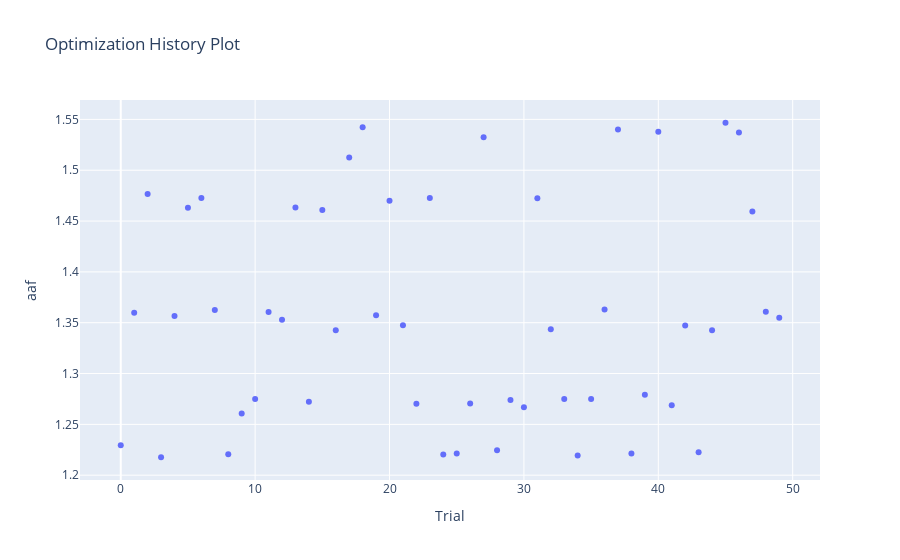

Source (notebook cell):
### Code cell
plot_optimization_history(hypercube_study, target = lambda t: t.values[0], target_name = 'aaf')

### Figure 1 — Plotly figure (JSON) as saved in the notebook; plotly's stock layout.template omitted (floating-point values rounded to 4 significant figures)
{"data": [{"mode": "markers", "name": "aaf", "type": "scatter", "x": [0, 1, 2, 3, 4, 5, 6, 7, 8, 9, 10, 11, 12, 13, 14, 15, 16, 17, 18, 19, 20, 21, 22, 23, 24, 25, 26, 27, 28, 29, 30, 31, 32, 33, 34, 35, 36, 37, 38, 39, 40, 41, 42, 43, 44, 45, 46, 47, 48, 49], "y": [1.229, 1.36, 1.477, 1.218, 1.357, 1.463, 1.473, 1.362, 1.221, 1.261, 1.275, 1.361, 1.353, 1.463, 1.272, 1.461, 1.342, 1.513, 1.542, 1.357, 1.47, 1.347, 1.27, 1.473, 1.22, 1.221, 1.271, 1.533, 1.224, 1.274, 1.267, 1.472, 1.344, 1.275, 1.219, 1.275, 1.363, 1.54, 1.221, 1.279, 1.538, 1.269, 1.347, 1.223, 1.343, 1.547, 1.537, 1.459, 1.361, 1.355]}, {"marker": {"color": "#cccccc"}, "mode": "markers", "name": "Infeasible Trial", "showlegend": false, "type": "scatter", "x": [], "y": []}], "layout": {"title": {"text": "Optimization History Plot"}, "xaxis": {"title": {"text": "Trial"}}, "yaxis": {"title": {"text": "aaf"}}}}
